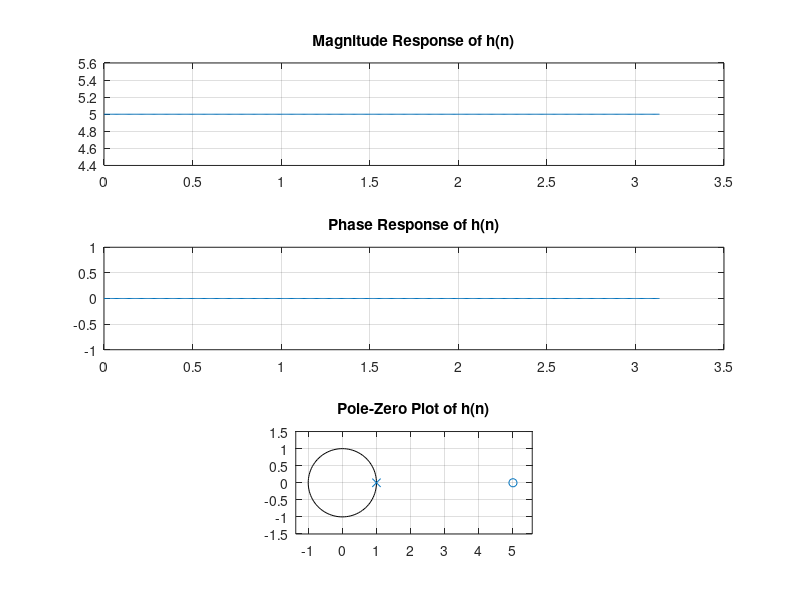

MATLAB code for this plot:
h = input("Enter the sequence h(n): ");
[H,w] = freqz(h, 1, 512);
subplot(3,1,1);
plot(w, abs(H)); grid on;
title('Magnitude Response of h(n)');
subplot(3,1,2);
plot(w, angle(H)); grid on;
title('Phase Response of h(n)');
subplot(3,1,3);
zplane(h, 1);
title('Pole-Zero Plot of h(n)');